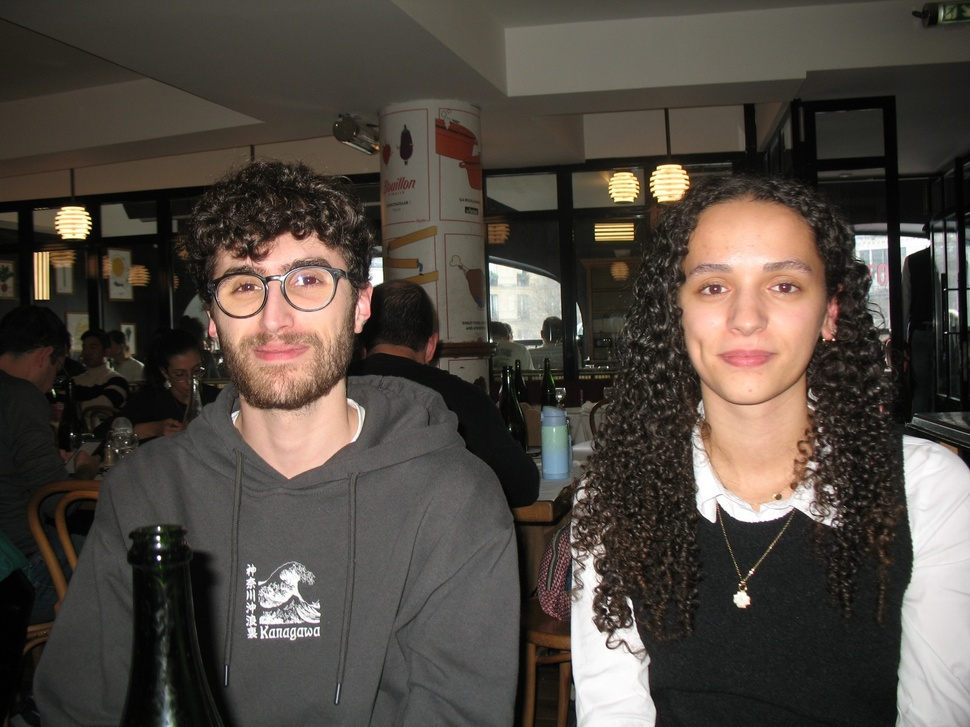
#> input picture images/example1.jpg, 970 x 727 px, shrunk from 1600 x 1200 before the run, found by its file name
$ python noise.py
#> lines starting #> are read from the running program, lines starting #| are printed output that depends on the picture
import os
import cv2
import numpy as np

def add_noise(image, noise_type="gaussian", intensity=0.1):
    """
    Ajoute du bruit à une image.
    :param image: Image source (format numpy array).
    :param noise_type: Type de bruit ('gaussian' ou 'salt_pepper').
    :param intensity: Intensité du bruit (0.0 à 1.0 pour salt_pepper, écart-type pour gaussian).
    :return: Image bruitée.
    """
    if noise_type == "gaussian":
        mean = 0
        stddev = intensity * 255  # Intensité proportionnelle à l'écart-type
        noise = np.random.normal(mean, stddev, image.shape).astype(np.float32)
        noisy_image = cv2.add(image.astype(np.float32), noise)
        return np.clip(noisy_image, 0, 255).astype(np.uint8)

    elif noise_type == "salt_pepper":
        noisy_image = image.copy()
        prob = intensity  # Proportion de pixels affectés
        salt_prob = prob / 2

        # Ajouter des points "sel"
        num_salt = int(salt_prob * image.size)
        coords_salt = [np.random.randint(0, i - 1, num_salt) for i in image.shape[:2]]
        noisy_image[coords_salt[0], coords_salt[1]] = 255

        # Ajouter des points "poivre"
        num_pepper = int((prob - salt_prob) * image.size)
        coords_pepper = [np.random.randint(0, i - 1, num_pepper) for i in image.shape[:2]]
        noisy_image[coords_pepper[0], coords_pepper[1]] = 0

        return noisy_image
    else:
        raise ValueError(f"Type de bruit non pris en charge : {noise_type}")

def generate_noisy_images(input_image_path, gaussian_folder, salt_pepper_folder, num_images=100):
    """
    Génère une série d'images avec bruit croissant et affiche l'intensité du bruit sur l'image.
    :param input_image_path: Chemin de l'image source.
    :param gaussian_folder: Dossier de sortie pour le bruit gaussien.
    :param salt_pepper_folder: Dossier de sortie pour le bruit salt & pepper.
    :param num_images: Nombre d'images à générer.
    """
#> called with input_image_path = 'images/example1.jpg', gaussian_folder = 'images/noise/gaussian/input', salt_pepper_folder = 'images/noise/salt_pepper/input', num_images = 100
    # Charger l'image source
    image = cv2.imread(input_image_path)
#> image is the input picture: shape (727, 970, 3); mean B, G, R 65.6, 72.8, 80.3
    if image is None:
        raise FileNotFoundError(f"Impossible de lire l'image : {input_image_path}")

    # Créer les dossiers de sortie
    os.makedirs(gaussian_folder, exist_ok=True)
    os.makedirs(salt_pepper_folder, exist_ok=True)

    # Générer les images avec du bruit croissant
    for i in range(num_images):
        intensity = i / (num_images - 1)  # Intensité croissante de 0 à 1
        intensity_text = f"Noise : {intensity:.2f}"
        intensity_text_gauss = f"Noise : {i} / 100"

        # Bruit gaussien
        noisy_gaussian = add_noise(image, noise_type="gaussian", intensity=intensity)
        cv2.putText(noisy_gaussian, intensity_text_gauss, (10, 30), cv2.FONT_HERSHEY_SIMPLEX, 1, (0, 0, 255), 2)
        gaussian_output_path = os.path.join(gaussian_folder, f"image_gaussian_{i+1:03d}.png")
        cv2.imwrite(gaussian_output_path, noisy_gaussian)

        # Bruit salt & pepper
        noisy_salt_pepper = add_noise(image, noise_type="salt_pepper", intensity=intensity * 0.1)
        cv2.putText(noisy_salt_pepper, intensity_text, (10, 30), cv2.FONT_HERSHEY_SIMPLEX, 1, (0, 0, 255), 2)
        salt_pepper_output_path = os.path.join(salt_pepper_folder, f"image_salt_pepper_{i+1:03d}.png")
        cv2.imwrite(salt_pepper_output_path, noisy_salt_pepper)

        print(f"Image {i+1}/{num_images} générée.")
#> this loop made 100 passes
#> pass 1, in generate_noisy_images, `cv2.imwrite(gaussian_output_path, noisy_gaussian)`:
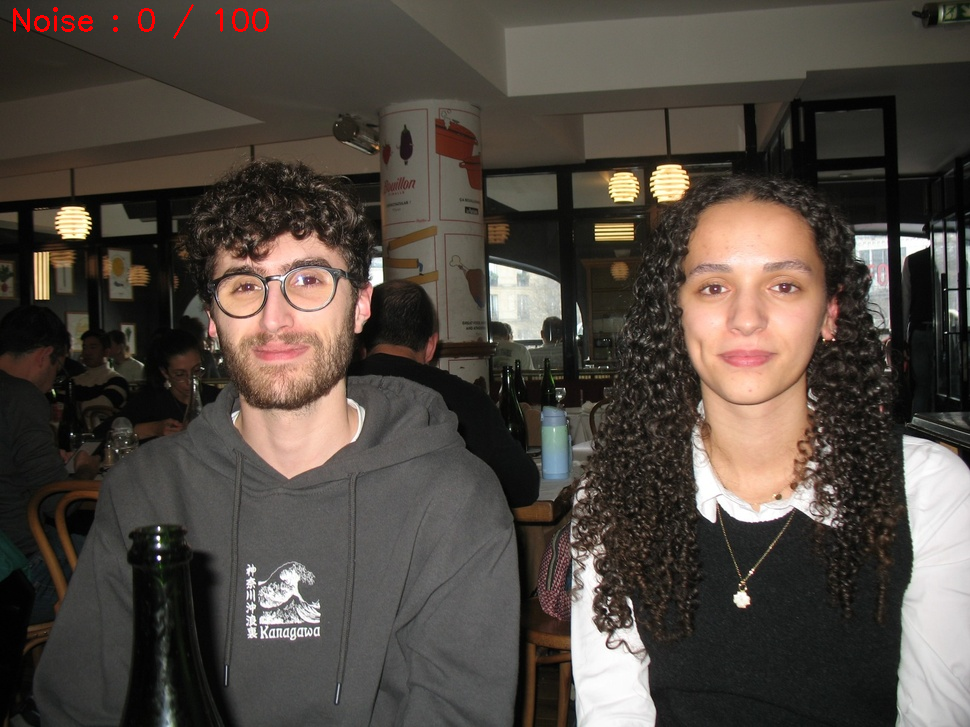
#> saved as image_gaussian_001.png: shape (727, 970, 3); mean B, G, R 65.5, 72.7, 80.7
#> pass 1, in generate_noisy_images, `cv2.imwrite(salt_pepper_output_path, noisy_salt_pepper)`:
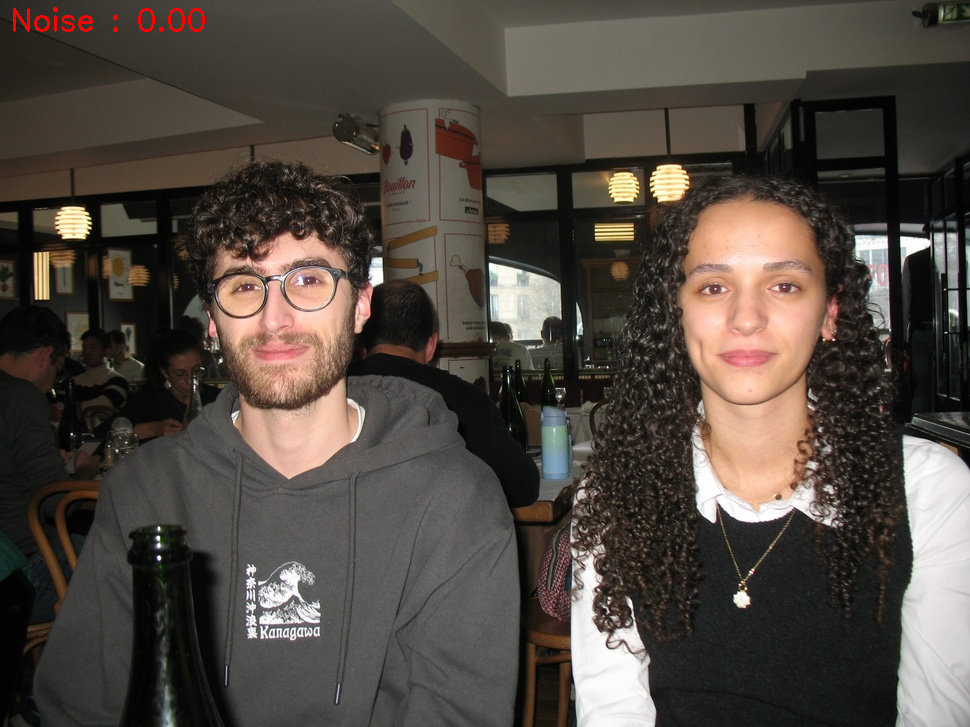
#> saved as image_salt_pepper_001.png: shape (727, 970, 3); mean B, G, R 65.5, 72.7, 80.7
#> after the loop:
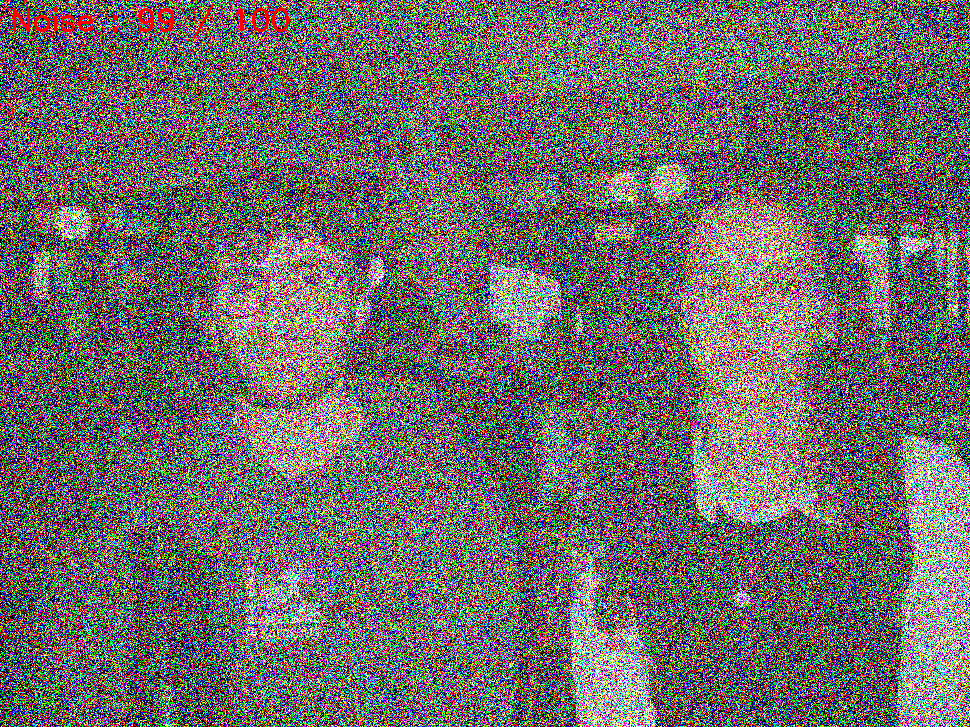
#> noisy_gaussian: shape (727, 970, 3); mean B, G, R 104.3, 106.5, 109.8
#> after the loop:
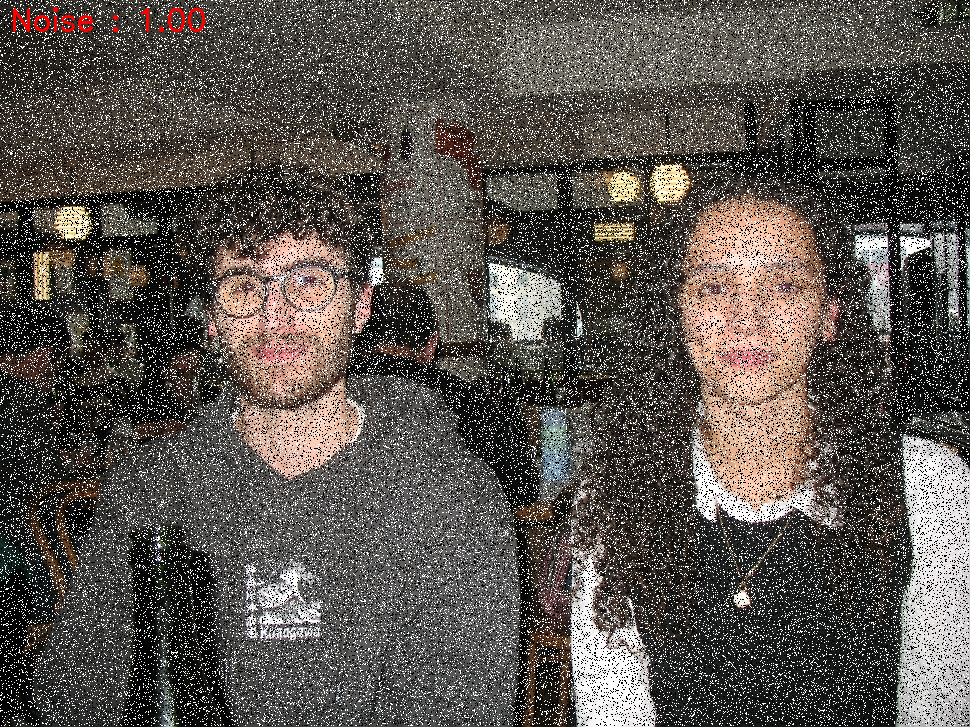
#> noisy_salt_pepper: shape (727, 970, 3); mean B, G, R 79.1, 84.4, 90.4

# Paramètres
input_image_path = "images/example1.jpg"
gaussian_folder = "images/noise/gaussian/input"
salt_pepper_folder = "images/noise/salt_pepper/input"

# Génération des images bruitées
generate_noisy_images(input_image_path, gaussian_folder, salt_pepper_folder, num_images=100)

$ run again, with images/exemple_dlib.png saved as images/example1.jpg
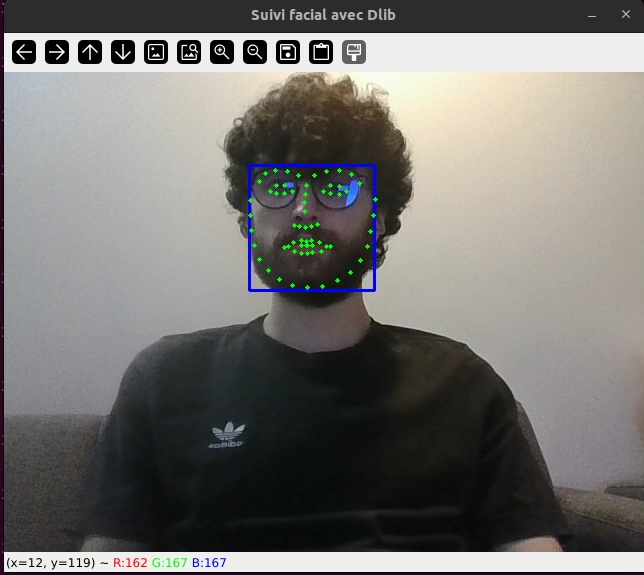
#> input picture images/exemple_dlib.png, 644 x 575 px, found by its file name
#> in generate_noisy_images, image is the input picture: shape (575, 644, 3); mean B, G, R 112.9, 116, 117.5
#> after the loop in generate_noisy_images, `for i in range(num_images):`:
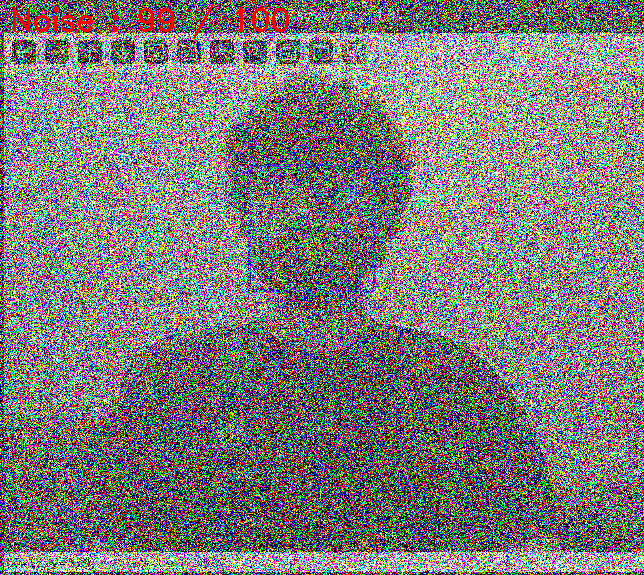
#> noisy_gaussian: shape (575, 644, 3); mean B, G, R 121.6, 122.7, 124.4
#> after the loop in generate_noisy_images, `for i in range(num_images):`:
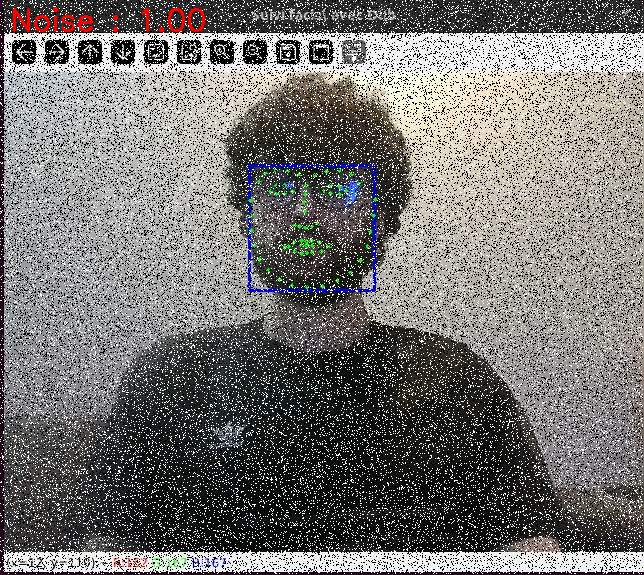
#> noisy_salt_pepper: shape (575, 644, 3); mean B, G, R 113.9, 116.2, 118.1

$ run again, with images/exemple_opencv_mediapipe.png saved as images/example1.jpg
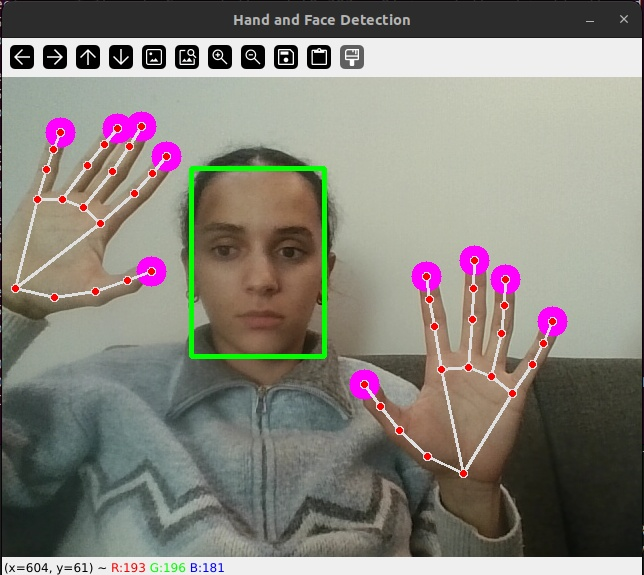
#> input picture images/exemple_opencv_mediapipe.png, 644 x 575 px, found by its file name
#> in generate_noisy_images, image is the input picture: shape (575, 644, 3); mean B, G, R 122.5, 130.9, 134.5
#> after the loop in generate_noisy_images, `for i in range(num_images):`:
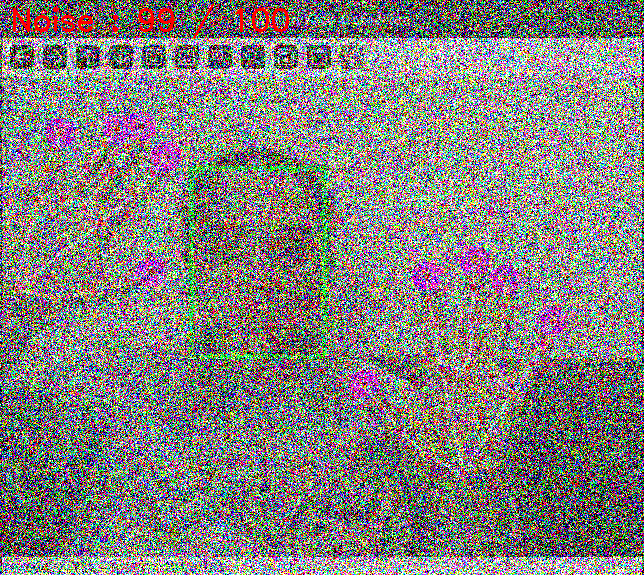
#> noisy_gaussian: shape (575, 644, 3); mean B, G, R 125.1, 128.3, 130.7
#> after the loop in generate_noisy_images, `for i in range(num_images):`:
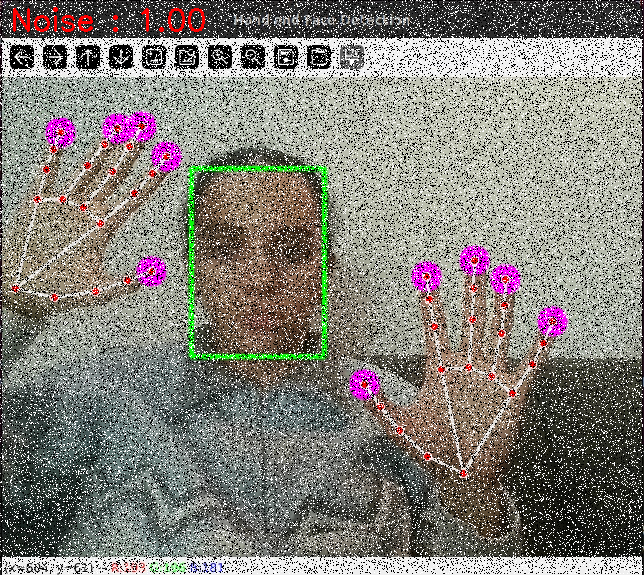
#> noisy_salt_pepper: shape (575, 644, 3); mean B, G, R 121.2, 127.3, 130.8
